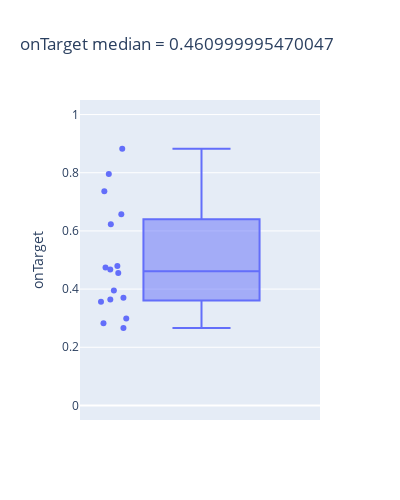

The code cell stored with this chart in its notebook:
### Code cell
ns.pl.boxplot(results, "onTarget", save = True, output_folder = output_folder, outputfilename_prefix = outputfilename_prefix)

### Figure 1 — Plotly figure (JSON) as saved in the notebook; plotly's stock layout.template omitted (floating-point values rounded to 4 significant figures)
{"data": [{"alignmentgroup": "True", "boxpoints": "all", "hovertemplate": "<b>%{hovertext}</b><br><br>onTarget=%{y}<extra></extra>", "hovertext": ["e1_e299_SLC17A7_L5b_Cdh13", "g1_g48_GLI3_Astro_Gja1", "g2_g27_APBB1IP_Micro_Ctss", "g3_g18_GPNMB_OPC_Pdgfra", "g4_g9_MOG_Oligo_Opalin", "i10_i16_TSPAN12_Vip_Mybpc1", "i11_i6_EGF_Vip_Mybpc1", "i1_i90_COL5A2_Ndnf_Car4", "i2_i77_LHX6_Sst_Cbln4", "i3_i56_BAGE2_Ndnf_Cxcl14", "i4_i54_MC4R_Ndnf_Cxcl14", "i5_i47_TRPC3_Ndnf_Car4", "i6_i44_GPR149_Vip_Mybpc1", "i7_i31_CLMP_Ndnf_Cxcl14", "i8_i27_SNCG_Vip_Mybpc1", "i9_i22_TAC3_Vip_Mybpc1"], "legendgroup": "", "marker": {"color": "#636efa"}, "name": "", "notched": false, "offsetgroup": "", "orientation": "v", "showlegend": false, "type": "box", "x0": " ", "xaxis": "x", "y": [0.4793, 0.8823, 0.7365, 0.657, 0.6225, 0.3703, 0.3565, 0.299, 0.7959, 0.2826, 0.395, 0.266, 0.4554, 0.3643, 0.4742, 0.4672], "y0": " ", "yaxis": "y"}], "layout": {"boxmode": "group", "height": 500, "legend": {"tracegroupgap": 0}, "title": {"text": "onTarget median = 0.460999995470047"}, "width": 400, "xaxis": {"anchor": "y", "autorange": true, "domain": [0, 1], "range": [-0.5127, 0.5], "type": "category"}, "yaxis": {"anchor": "x", "domain": [0, 1], "range": [-0.05, 1.05], "title": {"text": "onTarget"}, "type": "linear"}}}
